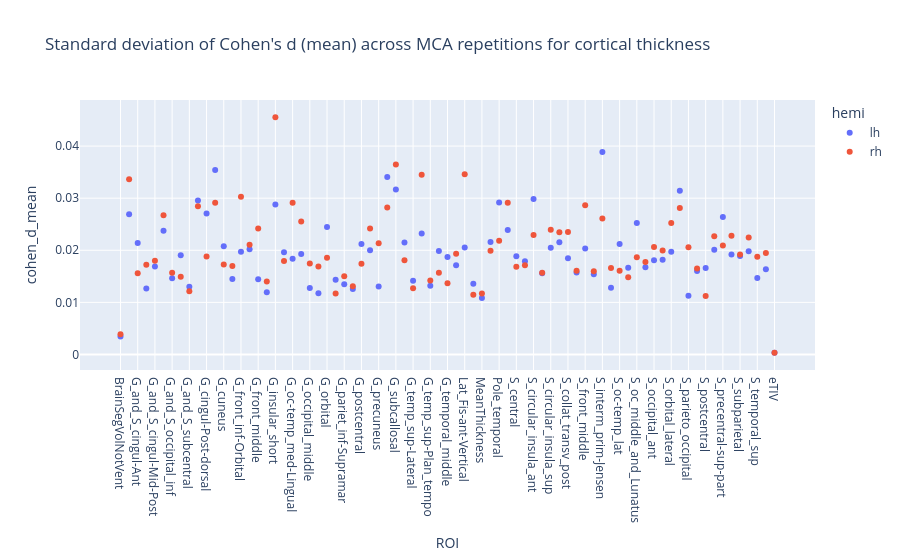

Notebook code for this chart:
### Markdown cell above
#### Standard deviation of Cohen's d among MCA repetitions

### Code cell
std_cohen_d = (
    cohen_d_thickness.groupby(["hemi", "ROI"])["cohen_d_mean"].std().reset_index()
)
fig = px.scatter(
    std_cohen_d,
    x="ROI",
    y="cohen_d_mean",
    color="hemi",
    hover_data=["cohen_d_mean"],
    title="Standard deviation of Cohen's d (mean) across MCA repetitions for cortical thickness",
).update_traces(orientation="h")
print_figure(fig, filename="figures/std_cohen_d_mean_thickness.png")

### Figure 1 — Plotly figure (JSON) as saved in the notebook; plotly's stock layout.template omitted (floating-point values rounded to 4 significant figures)
{"data": [{"hovertemplate": "hemi=lh<br>ROI=%{x}<br>cohen_d_mean=%{y}<extra></extra>", "legendgroup": "lh", "marker": {"color": "#636efa", "symbol": "circle"}, "mode": "markers", "name": "lh", "orientation": "h", "showlegend": true, "type": "scatter", "x": ["BrainSegVolNotVent", "G_Ins_lg_and_S_cent_ins", "G_and_S_cingul-Ant", "G_and_S_cingul-Mid-Ant", "G_and_S_cingul-Mid-Post", "G_and_S_frontomargin", "G_and_S_occipital_inf", "G_and_S_paracentral", "G_and_S_subcentral", "G_and_S_transv_frontopol", "G_cingul-Post-dorsal", "G_cingul-Post-ventral", "G_cuneus", "G_front_inf-Opercular", "G_front_inf-Orbital", "G_front_inf-Triangul", "G_front_middle", "G_front_sup", "G_insular_short", "G_oc-temp_lat-fusifor", "G_oc-temp_med-Lingual", "G_oc-temp_med-Parahip", "G_occipital_middle", "G_occipital_sup", "G_orbital", "G_pariet_inf-Angular", "G_pariet_inf-Supramar", "G_parietal_sup", "G_postcentral", "G_precentral", "G_precuneus", "G_rectus", "G_subcallosal", "G_temp_sup-G_T_transv", "G_temp_sup-Lateral", "G_temp_sup-Plan_polar", "G_temp_sup-Plan_tempo", "G_temporal_inf", "G_temporal_middle", "Lat_Fis-ant-Horizont", "Lat_Fis-ant-Vertical", "Lat_Fis-post", "MeanThickness", "Pole_occipital", "Pole_temporal", "S_calcarine", "S_central", "S_cingul-Marginalis", "S_circular_insula_ant", "S_circular_insula_inf", "S_circular_insula_sup", "S_collat_transv_ant", "S_collat_transv_post", "S_front_inf", "S_front_middle", "S_front_sup", "S_interm_prim-Jensen", "S_intrapariet_and_P_trans", "S_oc-temp_lat", "S_oc-temp_med_and_Lingual", "S_oc_middle_and_Lunatus", "S_oc_sup_and_transversal", "S_occipital_ant", "S_orbital-H_Shaped", "S_orbital_lateral", "S_orbital_med-olfact", "S_parieto_occipital", "S_pericallosal", "S_postcentral", "S_precentral-inf-part", "S_precentral-sup-part", "S_suborbital", "S_subparietal", "S_temporal_inf", "S_temporal_sup", "S_temporal_transverse", "eTIV"], "xaxis": "x", "y": [0.003465, 0.02692, 0.02139, 0.01267, 0.01687, 0.02377, 0.01461, 0.01906, 0.01299, 0.02954, 0.02708, 0.03539, 0.02079, 0.01447, 0.01973, 0.02019, 0.01443, 0.01193, 0.02877, 0.01961, 0.01839, 0.0193, 0.01277, 0.01176, 0.02446, 0.01433, 0.0135, 0.01257, 0.02122, 0.02, 0.01306, 0.03408, 0.03166, 0.0215, 0.01413, 0.02324, 0.01318, 0.01987, 0.01873, 0.01711, 0.02055, 0.0136, 0.01084, 0.02158, 0.02917, 0.02388, 0.01886, 0.01791, 0.02982, 0.01559, 0.02046, 0.02154, 0.01846, 0.01572, 0.02036, 0.0154, 0.03888, 0.01281, 0.02119, 0.01665, 0.02522, 0.01672, 0.01808, 0.01817, 0.01973, 0.03143, 0.01129, 0.01604, 0.01659, 0.02009, 0.02638, 0.01918, 0.01891, 0.01979, 0.01466, 0.01637, 0.0003305], "yaxis": "y"}, {"hovertemplate": "hemi=rh<br>ROI=%{x}<br>cohen_d_mean=%{y}<extra></extra>", "legendgroup": "rh", "marker": {"color": "#EF553B", "symbol": "circle"}, "mode": "markers", "name": "rh", "orientation": "h", "showlegend": true, "type": "scatter", "x": ["BrainSegVolNotVent", "G_Ins_lg_and_S_cent_ins", "G_and_S_cingul-Ant", "G_and_S_cingul-Mid-Ant", "G_and_S_cingul-Mid-Post", "G_and_S_frontomargin", "G_and_S_occipital_inf", "G_and_S_paracentral", "G_and_S_subcentral", "G_and_S_transv_frontopol", "G_cingul-Post-dorsal", "G_cingul-Post-ventral", "G_cuneus", "G_front_inf-Opercular", "G_front_inf-Orbital", "G_front_inf-Triangul", "G_front_middle", "G_front_sup", "G_insular_short", "G_oc-temp_lat-fusifor", "G_oc-temp_med-Lingual", "G_oc-temp_med-Parahip", "G_occipital_middle", "G_occipital_sup", "G_orbital", "G_pariet_inf-Angular", "G_pariet_inf-Supramar", "G_parietal_sup", "G_postcentral", "G_precentral", "G_precuneus", "G_rectus", "G_subcallosal", "G_temp_sup-G_T_transv", "G_temp_sup-Lateral", "G_temp_sup-Plan_polar", "G_temp_sup-Plan_tempo", "G_temporal_inf", "G_temporal_middle", "Lat_Fis-ant-Horizont", "Lat_Fis-ant-Vertical", "Lat_Fis-post", "MeanThickness", "Pole_occipital", "Pole_temporal", "S_calcarine", "S_central", "S_cingul-Marginalis", "S_circular_insula_ant", "S_circular_insula_inf", "S_circular_insula_sup", "S_collat_transv_ant", "S_collat_transv_post", "S_front_inf", "S_front_middle", "S_front_sup", "S_interm_prim-Jensen", "S_intrapariet_and_P_trans", "S_oc-temp_lat", "S_oc-temp_med_and_Lingual", "S_oc_middle_and_Lunatus", "S_oc_sup_and_transversal", "S_occipital_ant", "S_orbital-H_Shaped", "S_orbital_lateral", "S_orbital_med-olfact", "S_parieto_occipital", "S_pericallosal", "S_postcentral", "S_precentral-inf-part", "S_precentral-sup-part", "S_suborbital", "S_subparietal", "S_temporal_inf", "S_temporal_sup", "S_temporal_transverse", "eTIV"], "xaxis": "x", "y": [0.003881, 0.03362, 0.0156, 0.01724, 0.018, 0.02674, 0.0157, 0.01493, 0.01215, 0.02845, 0.01879, 0.02913, 0.01727, 0.01697, 0.03027, 0.02106, 0.02419, 0.01399, 0.04553, 0.01792, 0.02912, 0.02552, 0.01747, 0.01686, 0.01855, 0.01171, 0.015, 0.01308, 0.0174, 0.02418, 0.02134, 0.02819, 0.03648, 0.01807, 0.01269, 0.03448, 0.01422, 0.01567, 0.01366, 0.01932, 0.03462, 0.01145, 0.01172, 0.01992, 0.02181, 0.02911, 0.01685, 0.01711, 0.02292, 0.01571, 0.02392, 0.02345, 0.02349, 0.01605, 0.02865, 0.01599, 0.02608, 0.01659, 0.01609, 0.01483, 0.01868, 0.01775, 0.02061, 0.01994, 0.02525, 0.02813, 0.02057, 0.01649, 0.01123, 0.02267, 0.02094, 0.02277, 0.0192, 0.02245, 0.01877, 0.01949, 0.0003354], "yaxis": "y"}], "layout": {"legend": {"title": {"text": "hemi"}, "tracegroupgap": 0}, "title": {"text": "Standard deviation of Cohen's d (mean) across MCA repetitions for cortical thickness"}, "xaxis": {"anchor": "y", "domain": [0, 1], "title": {"text": "ROI"}}, "yaxis": {"anchor": "x", "domain": [0, 1], "title": {"text": "cohen_d_mean"}}}}
